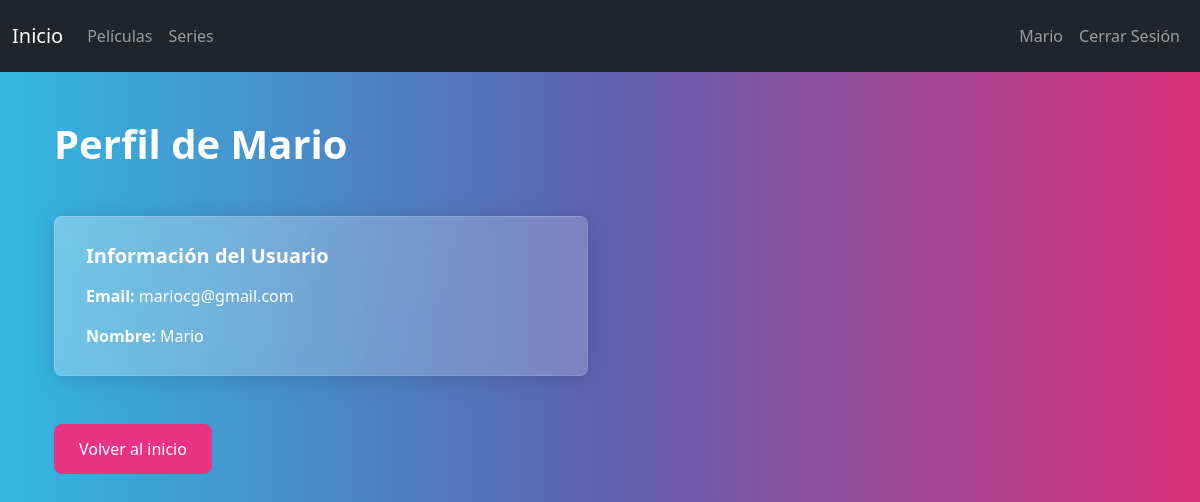
/usuario (signed in), run on the app's committed database.
### app.py (models this page shows)
class Usuario(db.Model):
    id = db.Column(db.Integer, primary_key=True)
    nombre = db.Column(db.String(100), nullable=False)
    email = db.Column(db.String(100), unique=True, nullable=False)
    password = db.Column(db.String(200), nullable=False)
    es_admin = db.Column(db.Boolean, default=False)

### app.py (the view)
@app.route('/usuario')
def usuario():
    usuario = Usuario.query.get(session['user_id'])
    return render_template('usuario.html', usuario=usuario)

### templates/usuario.html (shortened to what this page needs)
{% extends 'index.html' %}
{% block content %}
  <div class="container mt-4">
    <h1 class="mb-4">Perfil de {{ usuario.nombre }}</h1>
    <div class="row">
      <div class="col-md-6">
        <div class="card">
          <div class="card-body">
            <h5 class="card-title">Información del Usuario</h5>
            <p class="card-text">
              <strong>Email:</strong> {{ usuario.email }}
            </p>
            <p class="card-text">
              <strong>Nombre:</strong> {{ usuario.nombre }}
            </p>
          </div>
        </div>
      </div>
    </div>
    <div class="mt-4">
      <a class="btn btn-primary" href="{{ url_for('index') }}">Volver al inicio</a>
    </div>
  </div>
{% endblock %}

### templates/index.html (shortened to what this page needs)
<!DOCTYPE html>
<html lang="es">
<head>
    <link href="https://cdn.jsdelivr.net/npm/bootswatch@5.3.0/dist/quartz/bootstrap.min.css" rel="stylesheet">
    <link rel="stylesheet" href="https://cdn.jsdelivr.net/npm/bootstrap-icons@1.11.3/font/bootstrap-icons.min.css">
    <link rel="stylesheet" href="{{url_for('static', filename='estilos.css')}}">
</head>
<body>
    <nav class="navbar navbar-expand-lg navbar-dark bg-dark">
        <div class="container-fluid">
            <a class="navbar-brand" href="{{url_for('index')}}">Inicio</a>
            <ul class="navbar-nav ms-auto">
                <li class="nav-item">
                    <a class="nav-link" href="{{url_for('peliculas')}}">Películas</a>
                </li>
                <li class="nav-item">
                    <a class="nav-link" href="{{url_for('series')}}">Series</a>
                </li>
            </ul>
            <div class="collapse navbar-collapse" id="navbarNav">
                <ul class="navbar-nav ms-auto">
                    <li class="nav-item">
                        <a class="nav-link" href="{{url_for('usuario')}}">{{ session['user_name'] }}</a>
                    </li>
                    <li class="nav-item">
                        <a class="nav-link" href="{{url_for('logout')}}">Cerrar Sesión</a>
                    </li>
                </ul>
            </div>
        </div>
    </nav>
    <div class="container mt-4">
        {% block content %}{% endblock %}
    </div>
</body>
</html>

### data on the page
Usuario: user_name "Mario", nombre "Mario", email "mariocg@gmail.com"
